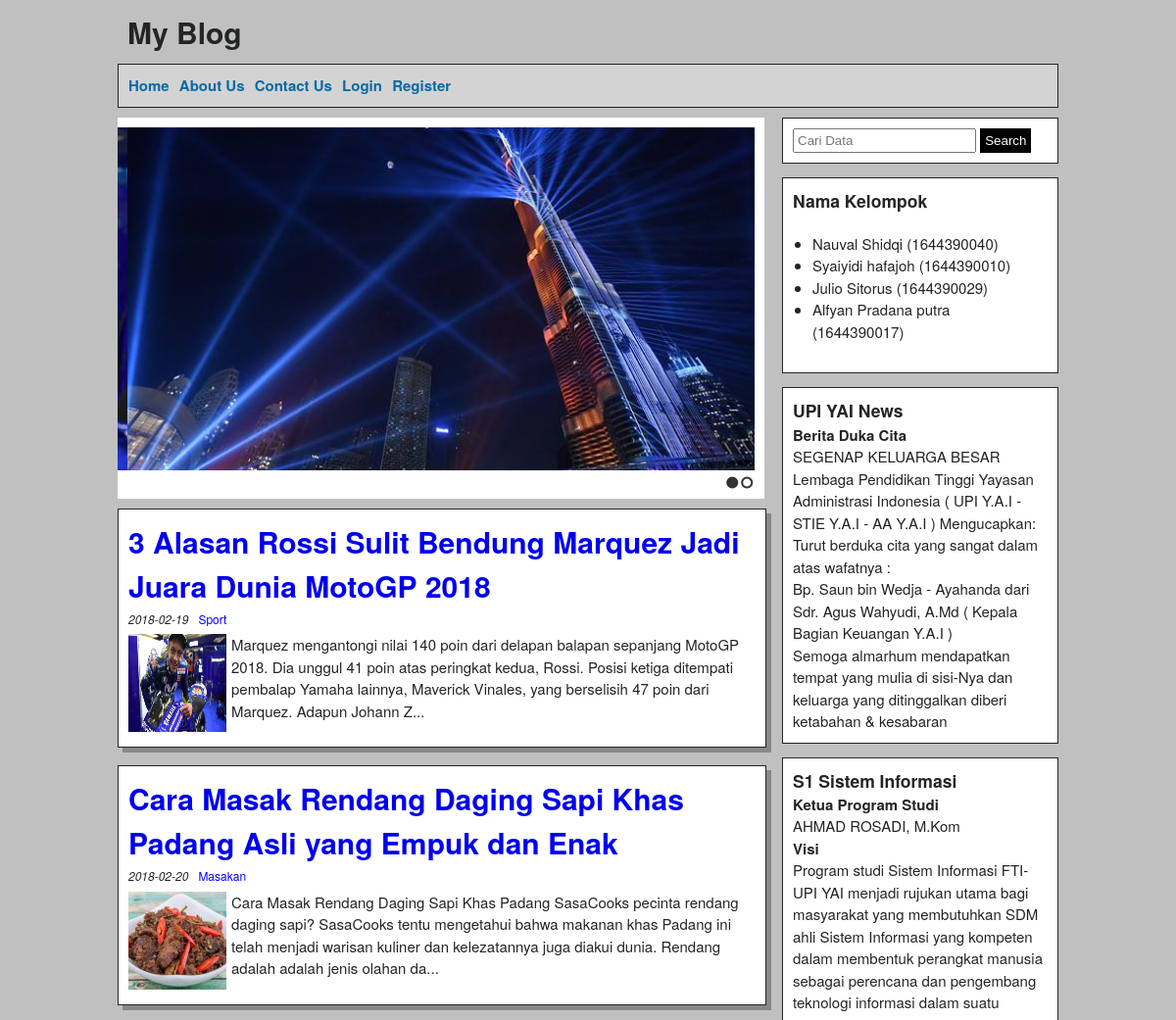
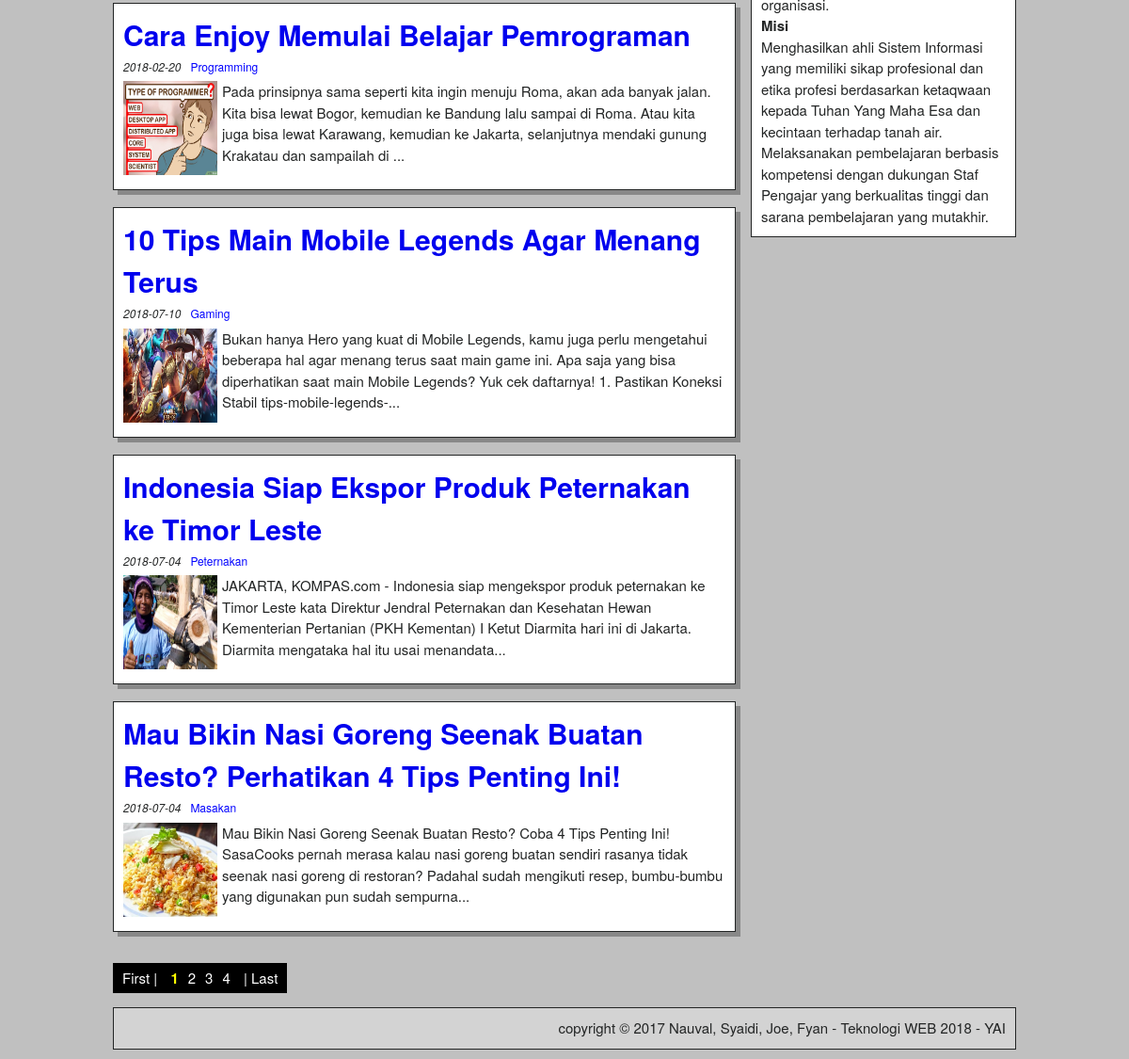
The page / on the database its author committed (2 pictures, top to bottom).
### tables this page shows
CREATE TABLE `post` (
  `id` int(11) NOT NULL,
  `category_id` int(11) NOT NULL,
  `title` varchar(255) NOT NULL,
  `description` longtext NOT NULL,
  `date` date NOT NULL,
  `image` varchar(100) NOT NULL,
  `status` int(1) NOT NULL DEFAULT '1'
);

CREATE TABLE `category` (
  `id` int(11) NOT NULL,
  `category_name` varchar(255) NOT NULL
);

### pages/latest-post.php (the view, shortened to what this page needs)
<div id="slides">
  <img src="assets/img/burjkalifa.jpg">
</div>
<?php
$dosearch = "";
$query = $dbh->query("SELECT post.*,category.category_name FROM post JOIN category ON post.category_id = category.id WHERE post.status = 0 $dosearch LIMIT $limit OFFSET $offset");
if($query->rowCount()> 0){
	while($row = $query->fetch(PDO::FETCH_OBJ)){
?>
<div class="post">
	<a href="index.php?page=detail&id=<?php echo $row->id; ?>"><h1><?php echo $row->title; ?></h1></a>
	<em><?php echo $row->date; ?></em><a class="category" href="index.php?page=category_post" class="category"><?php echo $row->category_name; ?></a>
	<div id="thumbnail-post">
		<img src="assets/img/<?php echo $row->image; ?>" alt="" width="100" height="100">
		<p><?php echo trim_words($row->description); ?></p>
		</div>
</div>
<?php } } ?>
<div id="pagination">
	<?php pagination_number_home("post",6); ?>
</div>

### index.php (shortened to what this page needs)
<?php
include("function/connection.php");
include("function/function.php");
$page = isset($_GET['page']) ? $_GET['page'] : false;
 ?>
<!DOCTYPE html>
<html lang="en">
<head>
	<link rel="stylesheet" href="css/style.css">
	<link rel="stylesheet" href="css/slide.css">
</head>
<body>
	<div id="container">
	<?php include("include/header.php"); ?>
	<div id="content-wrapper">
	<?php include("include/sidebar.php"); ?>
	<?php
		$filename = "pages/$page.php";
		if(file_exists($filename)){
			include($filename);
		}else if($page == false){
			include("pages/latest-post.php");
		}else {
			echo "Halaman yang anda cari tidak ada";
		}
	 ?>
	</div>
			<div id="footer">
				copyright &copy; 2017 Nauval, Syaidi, Joe, Fyan - Teknologi WEB 2018 - YAI
			</div>
	</div>
</body>
</html>

### include/header.php
<div id="header">
	<h1>My Blog</h1>
	<div id="menu">
		<a href="<?php echo URL."index.php"; ?>">Home</a>
		<a href="<?php echo URL."index.php?page=about-us"; ?>">About Us</a>
		<a href="<?php echo URL."index.php?page=contact-us"; ?>">Contact Us</a>
		<?php
			if(isset($_SESSION['id'])){
		?>
			<a href="<?php echo URL."admin"; ?>">Administrator</a>
		<?php
			}else {
		?>
			<a href="<?php echo URL."admin/login.php"; ?>">Login</a>
			<a href="<?php echo URL."index.php?page=register"; ?>">Register</a>
		<?php
			}
		 ?>
	</div>
</div>

### include/sidebar.php
	<div id="sidebar-wrapper">
		<div class="right-sidebar">
			<form action="index.php" method="get">
	<div class="search">
		<input type="text" name="search" placeholder="Cari Data">
	</div>
	<div class="search">
		<input type="submit" name="cari" value="Search">
	</div>
  </form>
</div>
		<div class="right-sidebar">
			<h3>Nama Kelompok</h3>
			<ul style="padding:20px">
			<li>Nauval Shidqi (1644390040)</li>
			<li>Syaiyidi hafajoh (1644390010)</li>
			<li>Julio Sitorus (1644390029)</li>
			<li>Alfyan Pradana putra (1644390017)</li>
		</ul>
		</div>
		<div class="right-sidebar">
			<h3>UPI YAI News</h3>
			<b>Berita Duka Cita</b>
<p>SEGENAP KELUARGA BESAR Lembaga Pendidikan Tinggi Yayasan Administrasi Indonesia ( UPI Y.A.I - STIE Y.A.I - AA Y.A.I ) Mengucapkan:</p>
<p>Turut berduka cita yang sangat dalam atas wafatnya :</p>
<p>Bp. Saun bin Wedja - Ayahanda dari Sdr. Agus Wahyudi, A.Md ( Kepala Bagian Keuangan Y.A.I )</p>
<p>Semoga almarhum mendapatkan tempat yang mulia di sisi-Nya dan keluarga yang ditinggalkan diberi ketabahan & kesabaran</p>
		</div>
		<div class="right-sidebar">
			<h3>S1 Sistem Informasi</h3>
			<b>Ketua Program Studi</b>
<p>AHMAD ROSADI, M.Kom</p>
<b>Visi</b>
<p>Program studi Sistem Informasi FTI-UPI YAI menjadi rujukan utama bagi masyarakat yang membutuhkan SDM ahli Sistem Informasi yang kompeten dalam membentuk perangkat manusia sebagai perencana dan pengembang teknologi informasi dalam suatu organisasi.</p>
<b>Misi</b>
<p>Menghasilkan ahli Sistem Informasi yang memiliki sikap profesional dan etika profesi berdasarkan ketaqwaan kepada Tuhan Yang Maha Esa dan kecintaan terhadap tanah air. Melaksanakan pembelajaran berbasis kompetensi dengan dukungan Staf Pengajar yang berkualitas tinggi dan sarana pembelajaran yang mutakhir.
</p>
		</div>
	</div>

### function/function.php (shortened to what this page needs)
<?php
 	function pagination($table,$limit_post){
 		$pages = isset($_GET['pages']) ? $_GET['pages'] : 1 ;
		$limit = $limit_post;
		$offset = ($pages-1) * $limit;
		return true;
 	}
 	function pagination_number_home($table,$limit){
 		global $dbh;
 		$pages = isset($_GET['pages']) ? $_GET['pages'] : 1 ;
		$count_row = $dbh->query("SELECT * FROM $table");
		$total_article = $count_row->rowCount();
		$limit = $limit;
		$total_pages = ceil($total_article / $limit);
		$pagination = 3;
		if($pages <= $pagination+1 ){
			$start_pagination = 1;
		}else if($pages == $total_pages){
			$start_pagination = $total_pages - $pagination;
		}else if($pages > $pagination+1) {
			$start_pagination = $pages - $pagination;
		}
		if($pages == 1){
			$end_pagination = $pagination + 1;
		}else if($pages == $total_pages){
			$end_pagination = $total_pages;
		} else{
			if($pages + $pagination <= $total_pages){
				$end_pagination = $pages + $pagination;
			}else {
				$end_pagination = $total_pages;
			}
		}
		echo "<a href='".URL."index.php?pages=1'>First | </a>";
		for($i=$start_pagination;$i <= $end_pagination;$i++){
			if($pages == $i){
				$active = "class='active'";
			}else {
				$active = false;
			}
			echo "<a ".$active." href='".URL."index.php?pages=$i'>$i</a>";
		}
		echo "<a  href='".URL."index.php?pages=$total_pages'> | Last</a>";
 	}
 	function trim_words($kalimat){
 		$words = substr($kalimat, 0,250);
 		return $words."...";
 	}
 ?>

### css/style.css (style rules this page uses)
* { padding: 0px; margin: 0px; }
body { font-family: 'Muli', sans-serif; }
#container { width: 960px; margin: auto; }
#menu { border: 1px solid;padding: 10px;margin: 10px 0 10px 0; background-color: lightgray; }
#menu a { text-decoration: none; color: #086aa5; margin: 0 6px 0 0; font-weight: bold; }
#header h1 { margin: 10px; }
#content-wrapper { height: auto; overflow: hidden; }
.post { background-color: white; width: 640px; padding: 10px; border: 1px solid; margin-bottom: 18px; box-shadow: 5px 5px #888; overflow: hidden; }
#sidebar-wrapper { float: right; width: auto; height: auto; }
.right-sidebar { background-color: white; padding: 10px; width: 260px; border: 1px solid; margin-bottom: 14px; }
#thumbnail-post img { float: left; margin: 0 5px 5px 0; }
#thumbnail-post { margin-top: 5px; }
.post em { font-size: 12px; }
#footer { background-color: lightgray; padding: 10px; width: 960px; border: 1px solid; text-align:right; margin-bottom: 10px; box-sizing: border-box; }
.post .category { margin-left: 10px; color: blue; text-decoration: none; font-size: 12px; }
#pagination { width: auto; padding: 5px; background-color: black; display: inline-block; margin: 15px 0px; }
#pagination a { color: white; text-decoration: none; margin: 0px 5px; width: auto; }
#pagination a.active { font-weight: bold; color: yellow; cursor: not-allowed; }
.search input[type=submit] { border: none; padding: 5px; background: black; color: white; }
.search { display: inline-block; }
.search input[type="text"] { padding: 3px; }
.post a { text-decoration: none; }

### css/slide.css (style rules this page uses)
body { -webkit-font-smoothing: antialiased; font: normal 15px/1.5 "Helvetica Neue", Helvetica, Arial, sans-serif; color: #232525; background-color: silver; }
#slides { display: none; background: white; padding: 10px; margin-bottom: 10px; padding-left: 0px !important; width: 650px !important; }
#slides img { width: ; padding: 0px 10px; }

### rows shown on the page
post: title "3 Alasan Rossi Sulit Bendung Marquez Jadi Juara Dunia MotoGP 2018", date "2018-02-19", category.category_name "Sport", image (picture), description "Marquez mengantongi nilai 140 poin dari delapan balapan sepanjang MotoGP 2018. Dia unggul 41 poin atas peringkat kedua, Rossi. Posisi ketiga ditempati pembalap Yamaha lainnya, Maverick Vinales, yang berselisih 47 poin dari Marquez. Adapun Johann Z..."
post: title "Cara Masak Rendang Daging Sapi Khas Padang Asli yang Empuk dan Enak", date "2018-02-20", category.category_name "Masakan", image (picture), description "Cara Masak Rendang Daging Sapi Khas Padang SasaCooks pecinta rendang daging sapi? SasaCooks tentu mengetahui bahwa makanan khas Padang ini telah menjadi warisan kuliner dan kelezatannya juga diakui dunia. Rendang adalah adalah jenis olahan da..."
post: title "Cara Enjoy Memulai Belajar Pemrograman", date "2018-02-20", category.category_name "Programming", image (picture), description "Pada prinsipnya sama seperti kita ingin menuju Roma, akan ada banyak jalan. Kita bisa lewat Bogor, kemudian ke Bandung lalu sampai di Roma. Atau kita juga bisa lewat Karawang, kemudian ke Jakarta, selanjutnya mendaki gunung Krakatau dan sampailah di ..."
post: title "10 Tips Main Mobile Legends Agar Menang Terus", date "2018-07-10", category.category_name "Gaming", image (picture), description "Bukan hanya Hero yang kuat di Mobile Legends, kamu juga perlu mengetahui beberapa hal agar menang terus saat main game ini. Apa saja yang bisa diperhatikan saat main Mobile Legends? Yuk cek daftarnya! 1. Pastikan Koneksi Stabil tips-mobile-legends-..."
post: title "Indonesia Siap Ekspor Produk Peternakan ke Timor Leste", date "2018-07-04", category.category_name "Peternakan", image (picture), description "JAKARTA, KOMPAS.com - Indonesia siap mengekspor produk peternakan ke Timor Leste kata Direktur Jendral Peternakan dan Kesehatan Hewan Kementerian Pertanian (PKH Kementan) I Ketut Diarmita hari ini di Jakarta. Diarmita mengataka hal itu usai menandata..."
post: title "Mau Bikin Nasi Goreng Seenak Buatan Resto? Perhatikan 4 Tips Penting Ini!", date "2018-07-04", category.category_name "Masakan", image (picture), description "Mau Bikin Nasi Goreng Seenak Buatan Resto? Coba 4 Tips Penting Ini! SasaCooks pernah merasa kalau nasi goreng buatan sendiri rasanya tidak seenak nasi goreng di restoran? Padahal sudah mengikuti resep, bumbu-bumbu yang digunakan pun sudah sempurna..."
